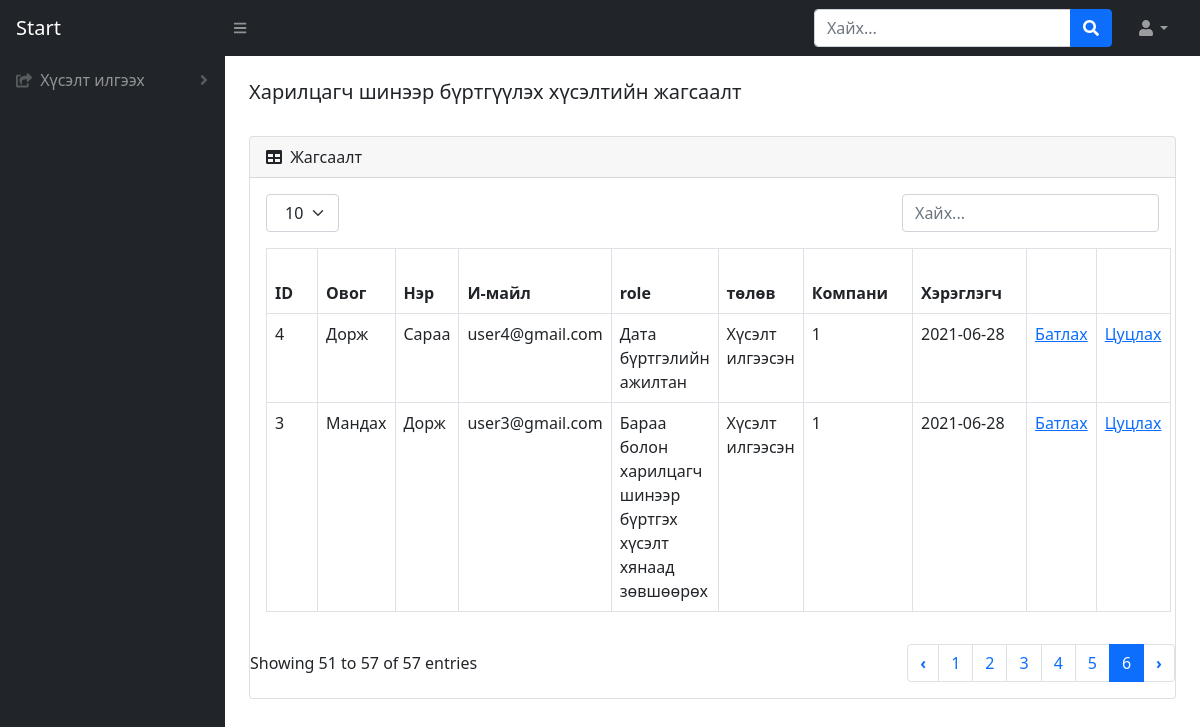
The app's page /reg-list with its own data.
### BMweb/models.py (models this page shows, shortened)
class Hereglegch(models.Model):
    ovog=models.CharField(max_length=300, verbose_name=_("Хэрэглэгчийн овог"))
    ner=models.CharField(max_length=300, verbose_name=_("Хэрэглэгчийн нэр"))
    mail = models.CharField(max_length=300, verbose_name=_("И-мейл хаяг"))
    role = models.ForeignKey(HereglegchRole, on_delete=CASCADE ,verbose_name=_("Эрхийн түвшин"))
    state = models.ForeignKey(HereglegchState, on_delete=CASCADE , verbose_name=_("Хэрэглэгчийн төлөв"))
    company = models.ForeignKey(Company, on_delete=CASCADE , verbose_name=_("Компани"))
    password  = models.CharField(max_length=150, verbose_name=_("Хэрэглэгчийн нууц үг"))
    reg_date = models.DateTimeField(default=datetime.now, verbose_name=_("Нэвтэрсэн огноо"))
    class Meta:
        verbose_name = _("Хэрэглэгч")
        verbose_name_plural = _("Хэрэглэгч")

class HereglegchRole(models.Model):
    levelName = models.CharField(max_length=300, verbose_name=_("Эрхийн түвшин"))
    class Meta:
        verbose_name = _("Эрхийн түвшин")
        verbose_name_plural = _("Эрхийн түвшин")
    def __str__(self):
        return self.levelName

class HereglegchState(models.Model):
    stateName = models.CharField(max_length=300, verbose_name=_("Хэрэглэгчийн төлөв"))
    class Meta:
        verbose_name = _("Хэрэглэгч төлөв")
        verbose_name_plural = _("Хэрэглэгч төлөв")
    def __str__(self):
        return self.stateName

### BMweb/views.py (the view)
# urls.py: path('reg-list', views.hereglegchList,name='reg-list'),
def hereglegchList(request):
    if 'user_id' in request.session:
        h = Hereglegch.objects.get(pk=request.session['user_id'])
        return render(request,'hereglegchList.html', {'user': h })
    h = Hereglegch.objects.filter(state_id = 1).order_by('-reg_date')
    return render(request,'hereglegchList.html',{'HereglegchList': h})

### BMweb/templates/hereglegchList.html (shortened to what this page needs)
{% load static %}
<!DOCTYPE html>
<html lang="en">
    <head>
        <link href="https://cdn.jsdelivr.net/npm/simple-datatables@latest/dist/style.css" rel="stylesheet" />
        <link href="css/styles.css" rel="stylesheet" />
        <link href="{% static 'css/styles.css' %}" rel="stylesheet"/>
    </head>
    <body class="sb-nav-fixed">
        <nav class="sb-topnav navbar navbar-expand navbar-dark bg-dark">
            <a class="navbar-brand ps-3" href="login.html">Start</a>
            <button class="btn btn-link btn-sm order-1 order-lg-0 me-4 me-lg-0" id="sidebarToggle" href="#!"><i class="fas fa-bars"></i></button>
            <form class="d-none d-md-inline-block form-inline ms-auto me-0 me-md-3 my-2 my-md-0">
                <div class="input-group">
                    <input class="form-control" type="text" placeholder="Хайх..." aria-label="Search for..." aria-describedby="btnNavbarSearch" />
                    <button class="btn btn-primary" id="btnNavbarSearch" type="button"><i class="fas fa-search"></i></button>
                </div>
            </form>
            <ul class="navbar-nav ms-auto ms-md-0 me-3 me-lg-4">
                <li class="nav-item dropdown">
                    <a class="nav-link dropdown-toggle" id="navbarDropdown" href="#" role="button" data-bs-toggle="dropdown" aria-expanded="false"><i class="fas fa-user fa-fw"></i></a>
                </li>
            </ul>
        </nav>
        <div id="layoutSidenav">
            <div id="layoutSidenav_nav">
                <nav class="sb-sidenav accordion sb-sidenav-dark" id="sidenavAccordion">
                    <div class="sb-sidenav-menu">
                        <div class="nav">
                            <a class="nav-link collapsed" href="#" data-bs-toggle="collapse" data-bs-target="#collapseLayouts" aria-expanded="false" aria-controls="collapseLayouts">
                                <div class="sb-nav-link-icon"><i class="fas fa-share-square"></i></div>
                                Хүсэлт илгээх
                                <div class="sb-sidenav-collapse-arrow"><i class="fas fa-angle-down"></i></div>
                            </a>
                        </div>
                    </div>
                </nav>
            </div>
            <div id="layoutSidenav_content">
                <main>
                    <div class="container-fluid px-4">
                        <h5 class="mt-4">Харилцагч шинээр бүртгүүлэх хүсэлтийн жагсаалт</h5>
                        <div class="card mb-4">
                            <div class="card-header">
                                <i class="fas fa-table me-1"></i>
                                Жагсаалт
                            </div>
                            <div class="card-body">
                                <div class="dataTable-top">
                                    <div class="dataTable-dropdown">
                                        <label>
                                            <select class="dataTable-selector">
                                                <option value="10" selected="">10</option>
                                            </select>
                                        </label>
                                    </div>
                                    <div class="dataTable-search">
                                        <input class="dataTable-input" placeholder="Хайх..." type="text">
                                    </div>
                                </div>
                                <table id="datatablesSimple" class="dataTable-table">
                                    <thead>
                                        <tr>
                                            <th data-sortable="" class="asc">
                                                <a href="#" class="dataTable-sorter">ID</a>
                                            </th>
                                            <th data-sortable="" class="asc">
                                                <a href="#" class="dataTable-sorter">Овог</a>
                                            </th>
                                            <th data-sortable="" class="asc">
                                                <a href="#" class="dataTable-sorter">Нэр</a>
                                            </th>
                                            <th data-sortable="" class="asc">
                                                <a href="#" class="dataTable-sorter">И-майл</a>
                                            </th>
                                            <th data-sortable="" class="asc">
                                                <a href="#" class="dataTable-sorter"></a>role</a>
                                            </th>
                                            <th data-sortable="" class="asc">
                                                <a href="#" class="dataTable-sorter">төлөв</a>
                                            </th>
                                            <th data-sortable="" class="asc">
                                                <a href="#" class="dataTable-sorter">Компани</a>
                                            </th>
                                            <th data-sortable="" class="asc">
                                                <a href="#" class="dataTable-sorter">Хэрэглэгч</a>
                                            </th>
                                            <th data-sortable="" class="asc">
                                            </th>
                                            <th data-sortable="" class="asc">
                                            </th>
                                        </tr>
                                    </thead>
                                    {% for h in HereglegchList %}
                                        <tr>
                                            <td>{{ h.id }}</td>
                                            <td>{{ h.ovog }}</td>
                                            <td>{{ h.ner }}</td>
                                            <td>{{ h.mail }}</td>
                                            <td>{{ h.role }}</td>
                                            <td>{{ h.state }}</td>
                                            <td>{{ h.state_id }}</td>
                                            <td>{{ h.reg_date | date:"Y-m-d" }}</td>
                                            <td><a href="/change-state/{{h.id}}/2">Батлах</a></td>
                                            <td><a href="/change-state/{{h.id}}/3">Цуцлах</a></td>
                                        </tr>
                                    {% endfor %}
                                    </table>
                            </div>
                            <div class="dataTable-bottom">
                                <div class="dataTable-info">Showing 51 to 57 of 57 entries</div>
                                <nav class="dataTable-pagination">
                                    <ul class="dataTable-pagination-list">
                                        <li class="pager"><a href="#" data-page="5">‹</a></li>
                                        <li class=""><a href="#" data-page="1">1</a></li>
                                        <li class=""><a href="#" data-page="2">2</a></li>
                                        <li class=""><a href="#" data-page="3">3</a></li>
                                        <li class=""><a href="#" data-page="4">4</a></li>
                                        <li class=""><a href="#" data-page="5">5</a></li>
                                        <li class="active"><a href="#" data-page="6">6</a></li>
                                        <li class="pager"><a href="#" data-page="6">›</a></li>
                                    </ul>
                                </nav>
                            </div>
                        </div>
                    </div>
                </main>
            </div>
        </div>
    </body>
</html>

### records on screen
Hereglegch: id "4", ovog "Дорж", ner "Сараа", mail "user4@gmail.com", role "Дата бүртгэлийн ажилтан", state "Хүсэлт илгээсэн", state_id "1", reg_date "2021-06-28"
Hereglegch: id "3", ovog "Мандах", ner "Дорж", mail "user3@gmail.com", role "Бараа болон харилцагч шинээр бүртгэх хүсэлт хянаад зөвшөөрөх", state "Хүсэлт илгээсэн", state_id "1", reg_date "2021-06-28"
